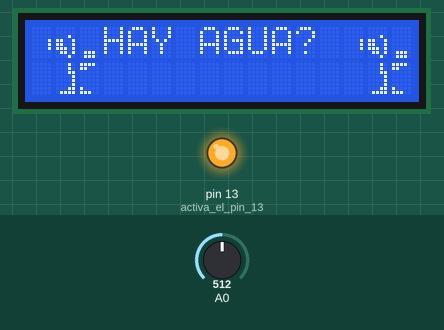
Simulated run of this sketch. Board: Arduino Uno, built with avr-gcc and run on an emulated ATmega328P. Parts: 16×2 character LCD, output pins drawn as LEDs (lit = HIGH). Inputs (shaded band) come from the test bench; at power-on: A0 = 512. What the sketch prints to the serial monitor is not drawn.

Above: at 1.2 s.
1.3 s: A0 set to 34
6.9 s: A0 set to 27
At 9.4 s:
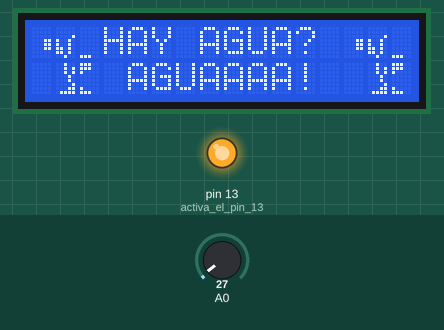
13.2 s: A0 set to 122
At 15.7 s:
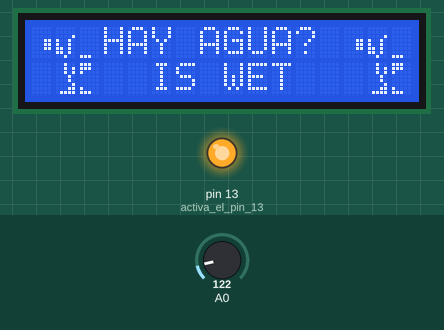
19.8 s: A0 set to 20
At 23.1 s:
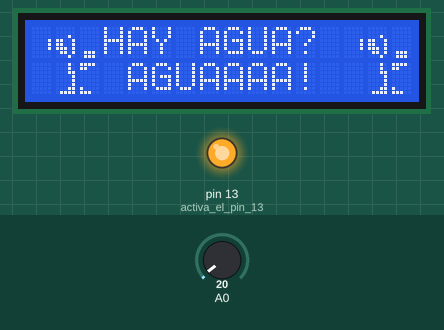
Timing chart, 0 to 24.6 s (numbered marks = the images above; inputs shaded):
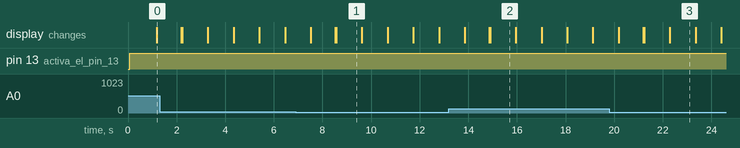

Measured:
- the behaviour switches between 31 and 30 on A0 (found by bisection; images 0 and 1)
- after the input at 6.9 s, the display: first differs from a run without the input after 1.6 s (image 1 shows a later state)
- after the input at 13.2 s, the display: first differs from a run without the input after 1.7 s (image 2 shows a later state)
- after the input at 19.8 s, the display: first differs from a run without the input after 1.4 s (image 3)
- what the display in image 1 shows lasts 1.0 s, from 8.6 s to 9.6 s

The sketch:

funcionaPantallaYSensor.ino
```cpp
#include <LiquidCrystal_I2C.h>

LiquidCrystal_I2C lcd(0x27, 16, 2);  // Inicia el LCD en la dirección 0x27 con 16 caracteres y 2 líneas
int SENSOR;
//caracteres plantita
#pragma region floranimacion1
byte flor1[8] = { B00000, B00000, B00000, B00011, B00011, B00011, B00000, B00000};
byte flor2[8] = { B00000, B00000, B00001, B10010, B10010, B11010, B11010, B00100};
byte flor3[8] = { B00000, B00000, B00000, B00000, B00000, B00000, B00000, B11100};
byte flor4[8] = { B00100, B00101, B00101, B00010, B00010, B00001, B00011, B01111};
byte flor5[8] = { B11100, B11100, B10000, B00000, B00000, B00000, B10000, B11100};
#pragma endregion
#pragma region floranimacion2
byte flore1[8] = { B00000, B00000, B00000, B00001, B00001, B00001, B00000, B00000};
byte flore2[8] = { B00000, B00000, B00010, B11001, B11001, B11101, B01101, B00010};
byte flore3[8] = { B00000, B00000, B00000, B00000, B00000, B00000, B01110, B01110};
byte flore4[8] = { B00010, B00010, B00011, B00001, B00001, B00001, B00011, B01111};
byte flore5[8] = { B11110, B11000, B00000, B00000, B00000, B00000, B10000, B11100};
#pragma endregion

void setup() {
  lcd.init();
  lcd.backlight();
  lcd.clear();
  Serial.begin(9600); //esto es de la pantalla, que ni puta idea
  pinMode (13, OUTPUT);  //activa el pin 13

  lcd.setCursor(3, 0);
  lcd.print("HAY AGUA?");
}

void loop() {
  digitalWrite (13,1);
  animacionPlanta();
  SENSOR = analogRead(A0);
  comprobacion();
}

void comprobacion(){
  if (SENSOR <= 30){
    Serial.println(SENSOR);
    lcd.setCursor(3, 1);
    lcd.print(" AGUAAAA!");
  }
  else if (SENSOR >30){
    Serial.println(SENSOR);
    lcd.setCursor(3, 1);
    lcd.print("  IS WET ");
  }
}
void animacionPlanta(){
  //frame 1
  #pragma region llamar animacion 1     //llamar caracteres primer frame
  lcd.createChar(0, flor1);
  lcd.createChar(1, flor2);
  lcd.createChar(2, flor3);
  lcd.createChar(3, flor4);
  lcd.createChar(4, flor5);
  #pragma endregion

  #pragma region Fila11                 //escribir en pantalla primer frame
  lcd.setCursor(0,0);
  lcd.write(byte(0));
  lcd.write(byte(1));
  lcd.write(byte(2));
  #pragma endregion
  #pragma region Fila21                 //escribir en pantalla segundo frame
  lcd.setCursor(0,1);
  lcd.print (" ");
  lcd.write(byte(3));
  lcd.write(byte(4));
  #pragma endregion

  #pragma region Fila11                 //escribir en pantalla primer frame
  lcd.setCursor(13,0);
  lcd.write(byte(0));
  lcd.write(byte(1));
  lcd.write(byte(2));
  #pragma endregion
  #pragma region Fila21                 //escribir en pantalla segundo frame
  lcd.setCursor(13,1);
  lcd.print (" ");
  lcd.write(byte(3));
  lcd.write(byte(4));
  #pragma endregion
  delay(1000);

  //frame 2
  #pragma region llamar animacion 2     //llamar caracteres segunda frame
  lcd.createChar(5, flore1);
  lcd.createChar(6, flore2);
  lcd.createChar(7, flore3);
  lcd.createChar(8, flore4);
  lcd.createChar(9, flore5);
  #pragma endregion

  #pragma region Fila12
  lcd.setCursor(0,0);
  lcd.write(byte(5));
  lcd.write(byte(6));
  lcd.write(byte(7));
  #pragma endregion
  #pragma region Fila22
  lcd.setCursor(0,1);
  lcd.print (" ");
  lcd.write(byte(8));
  lcd.write(byte(9));
  #pragma endregion

  #pragma region Fila12
  lcd.setCursor(13,0);
  lcd.write(byte(5));
  lcd.write(byte(6));
  lcd.write(byte(7));
  #pragma endregion
  #pragma region Fila22
  lcd.setCursor(13,1);
  lcd.print (" ");
  lcd.write(byte(8));
  lcd.write(byte(9));
  #pragma endregion
  delay(1000);
}
```
